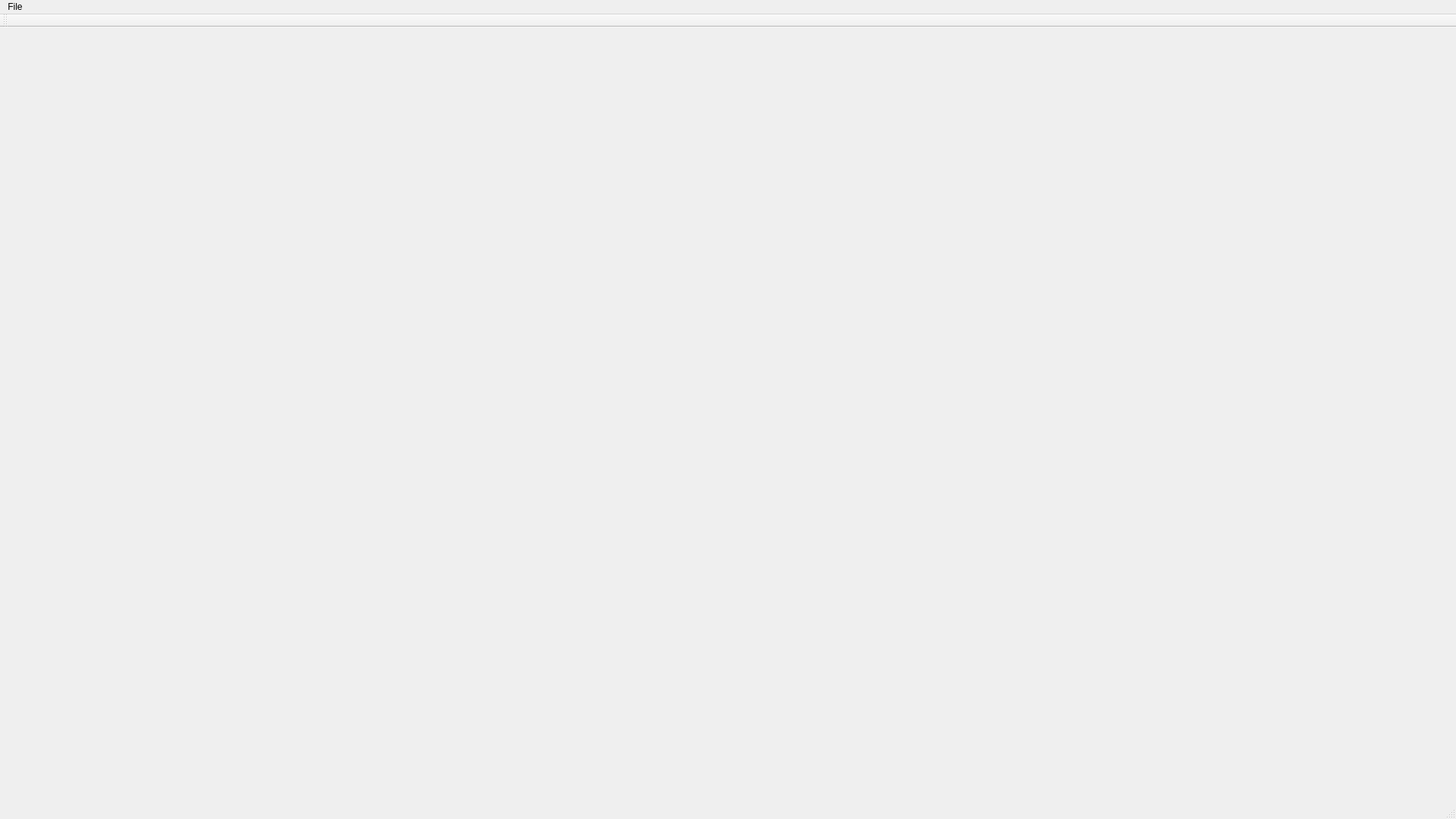
<?xml version="1.0" encoding="UTF-8"?>
<ui version="4.0">
 <class>MainWindow</class>
 <widget class="QMainWindow" name="MainWindow">
  <property name="geometry">
   <rect>
    <x>0</x>
    <y>0</y>
    <width>1920</width>
    <height>1080</height>
   </rect>
  </property>
  <property name="minimumSize">
   <size>
    <width>1920</width>
    <height>1080</height>
   </size>
  </property>
  <property name="windowTitle">
   <string>FRUCD Datalogger</string>
  </property>
  <widget class="QWidget" name="centralWidget">
   <widget class="LineGraph" name="temperatureVoltage" native="true">
    <property name="geometry">
     <rect>
      <x>270</x>
      <y>20</y>
      <width>700</width>
      <height>700</height>
     </rect>
    </property>
    <property name="minimumSize">
     <size>
      <width>700</width>
      <height>700</height>
     </size>
    </property>
   </widget>
   <widget class="Table" name="widget_2" native="true">
    <property name="geometry">
     <rect>
      <x>30</x>
      <y>140</y>
      <width>200</width>
      <height>331</height>
     </rect>
    </property>
    <property name="minimumSize">
     <size>
      <width>200</width>
      <height>200</height>
     </size>
    </property>
   </widget>
   <widget class="LineGraph" name="temperatureBmsThrottlingOut" native="true">
    <property name="geometry">
     <rect>
      <x>990</x>
      <y>20</y>
      <width>700</width>
      <height>700</height>
     </rect>
    </property>
    <property name="minimumSize">
     <size>
      <width>700</width>
      <height>700</height>
     </size>
    </property>
   </widget>
  </widget>
  <widget class="QMenuBar" name="menuBar">
   <property name="geometry">
    <rect>
     <x>0</x>
     <y>0</y>
     <width>1920</width>
     <height>21</height>
    </rect>
   </property>
   <widget class="QMenu" name="menuFile">
    <property name="title">
     <string>File</string>
    </property>
    <addaction name="actionExit"/>
   </widget>
   <addaction name="menuFile"/>
  </widget>
  <widget class="QToolBar" name="mainToolBar">
   <attribute name="toolBarArea">
    <enum>TopToolBarArea</enum>
   </attribute>
   <attribute name="toolBarBreak">
    <bool>false</bool>
   </attribute>
  </widget>
  <widget class="QStatusBar" name="statusBar"/>
  <action name="actionExit">
   <property name="text">
    <string>Exit</string>
   </property>
  </action>
 </widget>
 <layoutdefault spacing="6" margin="11"/>
 <customwidgets>
  <customwidget>
   <class>LineGraph</class>
   <extends>QWidget</extends>
   <header location="global">linegraph.h</header>
   <container>1</container>
  </customwidget>
  <customwidget>
   <class>Table</class>
   <extends>QWidget</extends>
   <header>table.h</header>
   <container>1</container>
  </customwidget>
 </customwidgets>
 <resources/>
 <connections/>
</ui>
